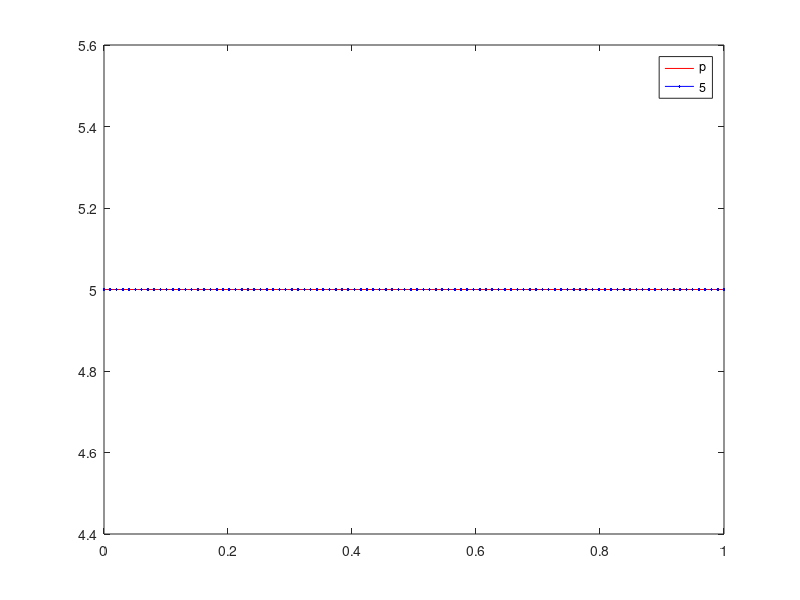

Source code (MATLAB):
%Doug MacClure
%M662 - Bellout

%Using f(x) = exp(x), and n = 10, max error ||p-f|| = 1.8474e-13, for n =
%4, ||p-f|| = 5.2616e-05
%Using f(x) = sin(20x), and n = 4, max error ||p-f|| is 2.0339, for n = 10,
%||p-f|| = 3.5994
str = input('Which function are we interpolating? ', 's')
f = inline(str)
N = input('How many evenly-spaced nodes do you want in [0,1]? ')


for i=1:N+1
    X(i) = (i-1)/N
    w = X(i)
    Y(i) = f(w)    
end

x = linspace(0,1)
p = zeros(size(x))

for i=1:N+1
    L = ones(size(x))
    for j = 1:N+1
        if j~= i
            L = (x-X(j))./(X(i)-X(j)).*L;
        end
    
    end
    p = p + L*Y(i)
end

y = f(x)

error = max(abs(p-y))
disp('Maximum error in interpolation is ')
disp(error)

plot(x,p,'color','r')
hold on
plot(x,y,'color','b')
legend('p', str)